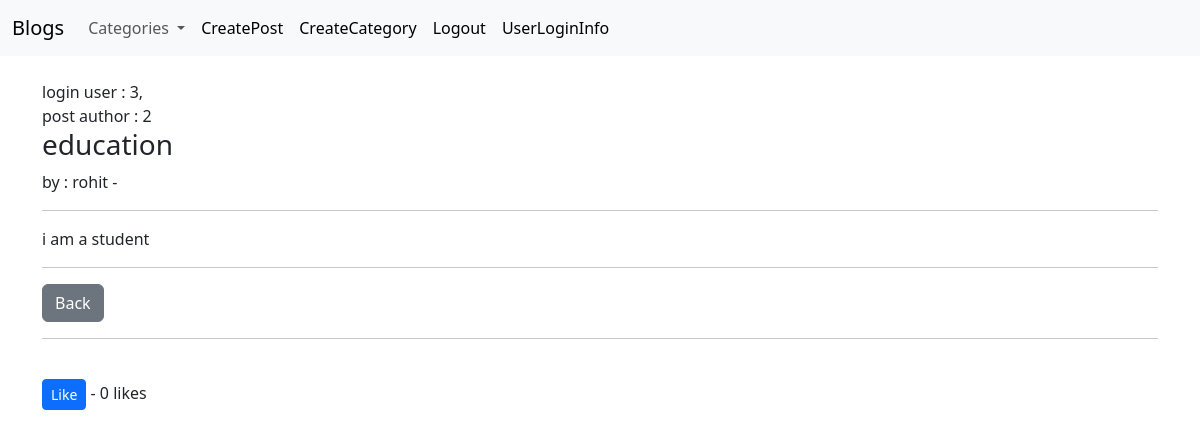
Page /detail-post/20/ (signed in) on the committed database.
### blogapp/models.py (models this page shows, shortened)
class Post(models.Model):
    title = models.CharField(max_length=250)
    title_tag = models.CharField(max_length=250)
    author = models.ForeignKey(User,on_delete=models.CASCADE)
    body = RichTextField(blank=True,null=True)
    post_date = models.DateField(auto_now_add=True)
    category = models.CharField(max_length=250,default='coding...')
    like = models.ManyToManyField(User,related_name="blog_post")
    def total_likes(self):
        return self.like.count()

### blogapp/views.py (the view)
# urls.py: path("detail-post/<int:pk>/",DetailsBlogPost.as_view(),name='detail-post'),
class DetailsBlogPost(DeleteView):
    model = Post
    template_name = 'detail-post.html'
    def get_context_data(self,*args,**kwargs):
        cats_menu = Category.objects.all()
        context = super(DetailsBlogPost,self).get_context_data(*args,**kwargs)
        stuff = get_object_or_404(Post,id=self.kwargs['pk'])
        total_likes = stuff.total_likes()
        context['cats_menu']=cats_menu
        context['total_likes']=total_likes
        return context

### blogapp/models.py (called while the page is built)
    def __str__(self):
        return self.name

### templates/detail-post.html (shortened to what this page needs)
{% extends "base.html" %}
{% block content %}
{% if user.is_authenticated %}
        login user   : {{user.id}},<br/>
        post author  : {{post.author.id}}
                <h3>{{post.title}}</h3>
                by : {{post.author}} -
                <hr>
                {{post.body | safe}}
            <hr>
        <a href="{% url 'posts' %}" class="btn btn-secondary">Back</a>
        <br/>
        <hr/>
        <br/>
        <form action="{%url 'like' post.pk %}" method="post">
                <button type="submit" name="post_id" value="{{post.id}}"
                class="btn btn-primary btn-sm">Like</button> - {{total_likes}} likes
        </form>
        <br/>
{%else%}
        You'r not allowed here!(and you know it...)
{%endif%}
{% endblock %}

### rows in the picture
Post: author.id "2", title "education", author "rohit", body "i am a student"

### other values in the picture
{{ user.id }} "3"
{{ total_likes }} "0"
